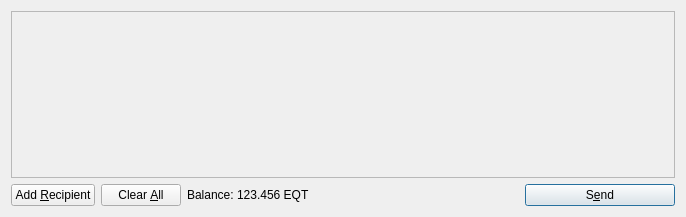
<?xml version="1.0" encoding="UTF-8"?>
<ui version="4.0">
 <class>SendCoinsDialog</class>
 <widget class="QDialog" name="SendCoinsDialog">
  <property name="geometry">
   <rect>
    <x>0</x>
    <y>0</y>
    <width>686</width>
    <height>217</height>
   </rect>
  </property>
  <property name="windowTitle">
   <string>Send Coins</string>
  </property>
  <layout class="QVBoxLayout" name="verticalLayout">
   <item>
    <widget class="QScrollArea" name="scrollArea">
     <property name="widgetResizable">
      <bool>true</bool>
     </property>
     <widget class="QWidget" name="scrollAreaWidgetContents">
      <property name="geometry">
       <rect>
        <x>0</x>
        <y>0</y>
        <width>666</width>
        <height>165</height>
       </rect>
      </property>
      <layout class="QVBoxLayout" name="verticalLayout_2">
       <property name="margin">
        <number>0</number>
       </property>
       <item>
        <layout class="QVBoxLayout" name="entries">
         <property name="spacing">
          <number>6</number>
         </property>
        </layout>
       </item>
       <item>
        <spacer name="verticalSpacer">
         <property name="orientation">
          <enum>Qt::Vertical</enum>
         </property>
         <property name="sizeHint" stdset="0">
          <size>
           <width>20</width>
           <height>40</height>
          </size>
         </property>
        </spacer>
       </item>
      </layout>
     </widget>
    </widget>
   </item>
   <item>
    <layout class="QHBoxLayout" name="horizontalLayout">
     <item>
      <widget class="QPushButton" name="addButton">
       <property name="toolTip">
        <string>Send to multiple recipients at once</string>
       </property>
       <property name="text">
        <string>Add &amp;Recipient</string>
       </property>
       <property name="icon">
        <iconset resource="../bitcoin.qrc">
         <normaloff>:/icons/add</normaloff>:/icons/add</iconset>
       </property>
       <property name="autoDefault">
        <bool>false</bool>
       </property>
      </widget>
     </item>
     <item>
      <widget class="QPushButton" name="clearButton">
       <property name="sizePolicy">
        <sizepolicy hsizetype="Minimum" vsizetype="Fixed">
         <horstretch>0</horstretch>
         <verstretch>0</verstretch>
        </sizepolicy>
       </property>
       <property name="toolTip">
        <string>Remove all transaction fields</string>
       </property>
       <property name="text">
        <string>Clear &amp;All</string>
       </property>
       <property name="icon">
        <iconset resource="../bitcoin.qrc">
         <normaloff>:/icons/remove</normaloff>:/icons/remove</iconset>
       </property>
       <property name="autoRepeatDelay">
        <number>300</number>
       </property>
       <property name="autoDefault">
        <bool>false</bool>
       </property>
      </widget>
     </item>
     <item>
      <layout class="QHBoxLayout" name="horizontalLayout_2">
       <property name="spacing">
        <number>3</number>
       </property>
       <item>
        <widget class="QLabel" name="label">
         <property name="text">
          <string>Balance:</string>
         </property>
        </widget>
       </item>
       <item>
        <widget class="QLabel" name="labelBalance">
         <property name="cursor">
          <cursorShape>IBeamCursor</cursorShape>
         </property>
         <property name="text">
          <string>123.456 EQT</string>
         </property>
         <property name="textInteractionFlags">
          <set>Qt::LinksAccessibleByMouse|Qt::TextSelectableByKeyboard|Qt::TextSelectableByMouse</set>
         </property>
        </widget>
       </item>
      </layout>
     </item>
     <item>
      <spacer name="horizontalSpacer">
       <property name="orientation">
        <enum>Qt::Horizontal</enum>
       </property>
       <property name="sizeHint" stdset="0">
        <size>
         <width>40</width>
         <height>20</height>
        </size>
       </property>
      </spacer>
     </item>
     <item>
      <widget class="QPushButton" name="sendButton">
       <property name="minimumSize">
        <size>
         <width>150</width>
         <height>0</height>
        </size>
       </property>
       <property name="toolTip">
        <string>Confirm the send action</string>
       </property>
       <property name="text">
        <string>S&amp;end</string>
       </property>
       <property name="icon">
        <iconset resource="../bitcoin.qrc">
         <normaloff>:/icons/send</normaloff>:/icons/send</iconset>
       </property>
       <property name="default">
        <bool>true</bool>
       </property>
      </widget>
     </item>
    </layout>
   </item>
  </layout>
 </widget>
 <resources>
  <include location="../bitcoin.qrc"/>
 </resources>
 <connections/>
</ui>
